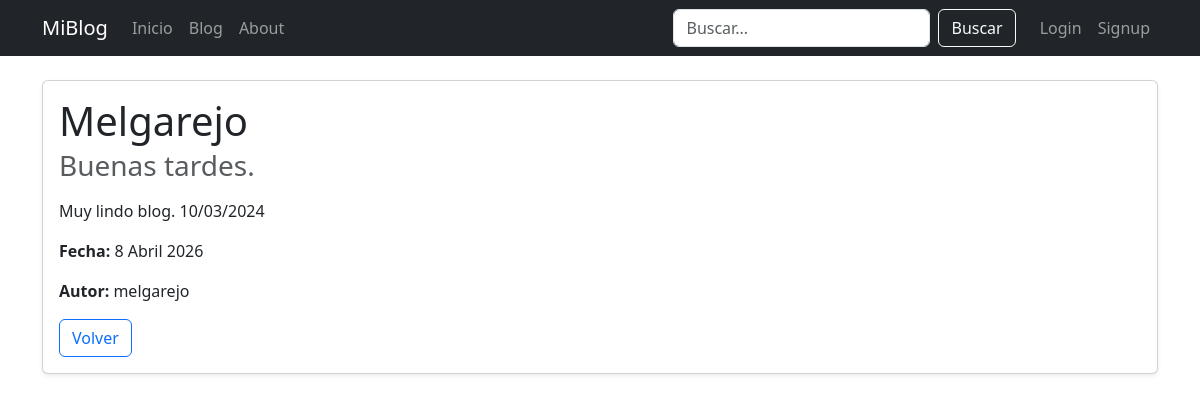
The app's page /pages/1/ with its own data.
### mi_app/models.py (models this page shows, shortened)
class Post(models.Model):
    titulo = models.CharField(max_length=100)
    subtitulo = models.CharField(max_length=200)
    contenido = RichTextField()
    imagen = models.ImageField(upload_to='posts/', null=True, blank=True)
    fecha = models.DateField(auto_now_add=True)
    autor = models.ForeignKey(User, on_delete=models.CASCADE, null=True, blank=True)

### mi_app/views.py (the view)
# urls.py: path('pages/<int:id>/', views.detalle_post, name='detalle_post'),
def detalle_post(request, id):
    post = get_object_or_404(Post, id=id)
    return render(request, 'mi_app/detalle.html', {'post': post})

### mi_app/templates/mi_app/detalle.html (shortened to what this page needs)
{% extends 'mi_app/base.html' %}
{% block content %}
<div class="card shadow-sm">
    <div class="card-body">
        <h1 class="card-title">{{ post.titulo }}</h1>
        <h3 class="card-subtitle mb-3 text-muted">{{ post.subtitulo }}</h3>
        <p class="card-text">{{ post.contenido }}</p>
        <p><strong>Fecha:</strong> {{ post.fecha }}</p>
        {% if post.autor %}
            <p><strong>Autor:</strong> {{ post.autor.username }}</p>
        {% endif %}
        <a href="{% url 'mi_app:inicio' %}" class="btn btn-outline-primary">Volver</a>
    </div>
</div>
{% endblock %}

### records on screen
Post: titulo "Melgarejo", subtitulo "Buenas tardes.", contenido "Muy lindo blog. 10/03/2024", fecha "8 Abril 2026", autor.username "melgarejo"
